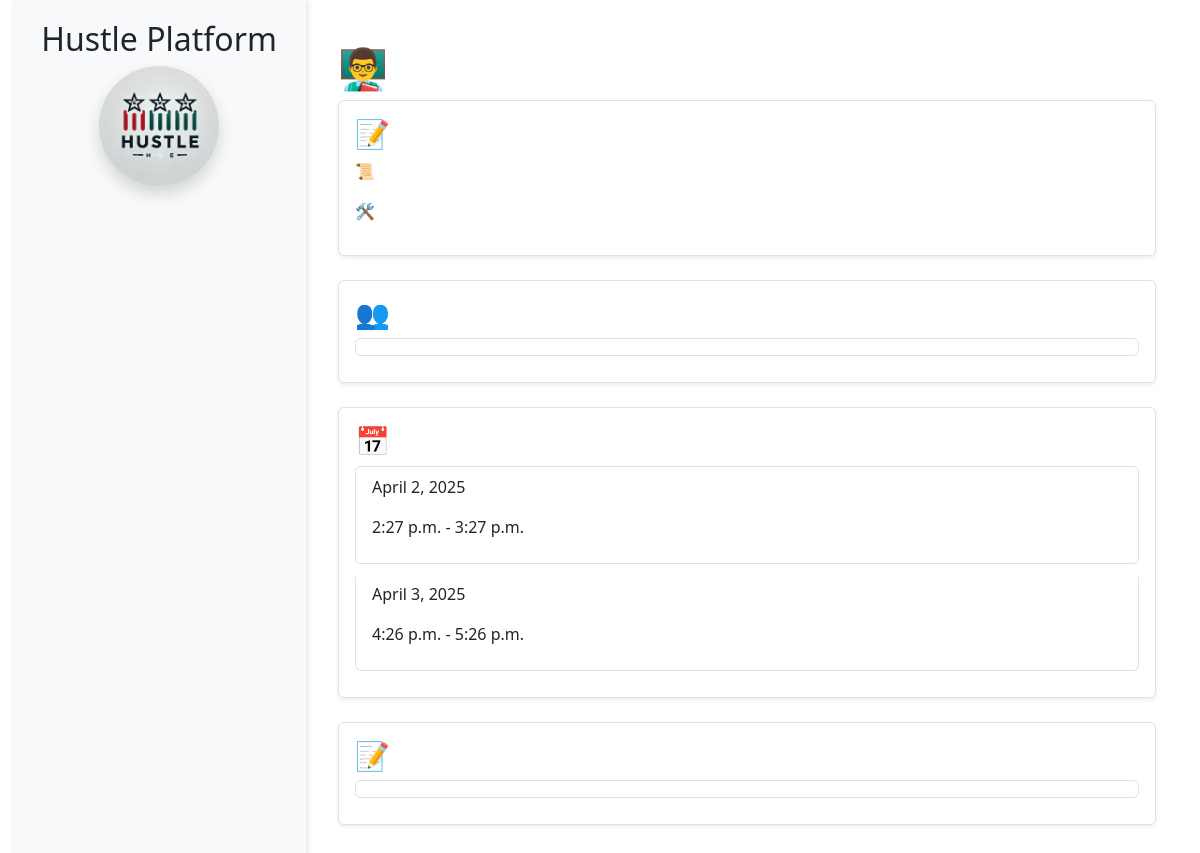
The page /mentor/profile/6 (signed in) on the database its author committed.
### capstone/models.py (models this page shows, shortened)
class MentorAvailability(models.Model):
    mentor = models.ForeignKey(User, on_delete=models.CASCADE, related_name="availability")
    date = models.DateField()
    start_time = models.TimeField()
    end_time = models.TimeField()
    is_booked = models.BooleanField(default=False)

### capstone/views.py (the view)
# urls.py: path('mentor/profile/<int:mentor_id>', views.mentor_profile, name='mentor_profile'),
@login_required
def mentor_profile(request, mentor_id):
    mentor = get_object_or_404(User, id=mentor_id, user_type='mentor')
    profile, created = MentorProfile.objects.get_or_create(user=mentor)
    profile.refresh_from_db()  # 🔥 Ensure it fetches the latest changes
    availability_slots = MentorAvailability.objects.filter(mentor=mentor).order_by("date", "start_time")
    mentees = User.objects.filter(
        id__in=MentorshipRequest.objects.filter(mentor=mentor, status='approved').values_list('mentee_id', flat=True)
    )
    feedbacks = Feedback.objects.filter(mentor=mentor)
    return render(request, 'capstone/mentor_profile.html', {
        'profile': profile,
        'mentor': mentor,
        'mentees': mentees,
        'feedbacks': feedbacks,
        'availability_slots': availability_slots,
    })

### capstone/templatetags/custom_filters.py (called while the page is built)
@register.filter
def translate(text, target_lang):
    if text and target_lang:
        try:
            translation = translator.translate(text, dest=target_lang)
            return translation.text
        except Exception as e:
            print(f"Translation failed: {e}")
    return text

### capstone/templates/capstone/mentor_profile.html (shortened to what this page needs)
{% extends 'mentor-base.html' %}
{% load custom_filters %}
{% block mentor_content %}
<div class="container mt-4">
    <h1 class="text-primary">👨‍🏫 {{ "Mentor Profile"|translate:user.language_preference }}</h1>
    <section class="mb-4 p-3 border rounded shadow-sm bg-white">
        <h3 class="text-secondary">📝 {{ "About Me"|translate:user.language_preference }}</h3>
        <p><strong>📜 {{ "Bio:"|translate:user.language_preference }}</strong> {{ profile.bio|default:"Not provided"|translate:user.language_preference }}</p>
        <p><strong>🛠️ {{ "Expertise:"|translate:user.language_preference }}</strong> {{ profile.expertise_areas|default:"Not provided"|translate:user.language_preference }}</p>
    </section>
    <section class="mb-4 p-3 border rounded shadow-sm bg-white">
        <h3 class="text-secondary">👥 {{ "Mentees"|translate:user.language_preference }}</h3>
        <ul class="list-group">
            {% for mentee in mentees %}
                <li class="list-group-item">
                    <a href="{% url 'participant_profile' mentee.id %}" class="text-decoration-none">
                        {{ mentee.full_name }}
                    </a>
                </li>
            {% empty %}
                <li class="list-group-item">{{ "No mentees yet."|translate:user.language_preference }}</li>
            {% endfor %}
        </ul>
    </section>
    <section class="mb-4 p-3 border rounded shadow-sm bg-white">
        <h3 class="text-secondary">📅 {{ "Available Slots"|translate:user.language_preference }}</h3>
        <ul class="list-group">
            {% for slot in availability_slots %}
                {% if not slot.is_booked %}
                    <li class="list-group-item d-flex justify-content-between align-items-center">
                        <div>
                            <p><strong>{{ "Date:"|translate:user.language_preference }}</strong> {{ slot.date }}</p>
                            <p><strong>{{ "Time:"|translate:user.language_preference }}</strong> {{ slot.start_time }} - {{ slot.end_time }}</p>
                        </div>
                    </li>
                {% endif %}
            {% empty %}
                <li class="list-group-item text-center">{{ "No available slots."|translate:user.language_preference }}</li>
            {% endfor %}
        </ul>
    </section>
    <section class="mb-4 p-3 border rounded shadow-sm bg-white">
        <h3 class="text-secondary">📝 {{ "Feedback & Ratings"|translate:user.language_preference }}</h3>
        <ul class="list-group">
            {% for feedback in feedbacks %}
                <li class="list-group-item">
                    <strong>{{ "From:"|translate:user.language_preference }}</strong> {{ "Anonymous User"|translate:user.language_preference }}<br>
                    <strong>{{ "Rating:"|translate:user.language_preference }}</strong> ⭐{{ feedback.rating }}/5 <br>
                    <strong>{{ "Feedback:"|translate:user.language_preference }}</strong> {{ feedback.feedback }}
                </li>
            {% empty %}
                <li class="list-group-item">{{ "No feedback yet."|translate:user.language_preference }}</li>
            {% endfor %}
        </ul>
    </section>
</div>
{% endblock %}

### static/css/participant-styles.css (style rules this page uses)
.list-group-item { margin-bottom: 10px; border-radius: 5px; }

### capstone/templates/mentor-base.html (style rules this page uses)
html, body { height: 100%; margin: 0; overflow: hidden; }

### rows shown on the page
MentorAvailability: date "April 2, 2025", start_time "2:27 p.m.", end_time "3:27 p.m."
MentorAvailability: date "April 3, 2025", start_time "4:26 p.m.", end_time "5:26 p.m."
